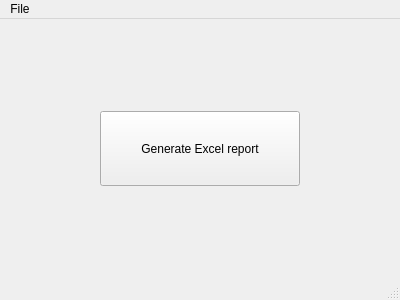
<?xml version="1.0" encoding="UTF-8"?>
<ui version="4.0">
 <class>MainWindow</class>
 <widget class="QMainWindow" name="MainWindow">
  <property name="geometry">
   <rect>
    <x>0</x>
    <y>0</y>
    <width>400</width>
    <height>300</height>
   </rect>
  </property>
  <property name="windowTitle">
   <string>Qt-LibXL</string>
  </property>
  <property name="locale">
   <locale language="English" country="UnitedStates"/>
  </property>
  <property name="toolButtonStyle">
   <enum>Qt::ToolButtonIconOnly</enum>
  </property>
  <property name="documentMode">
   <bool>false</bool>
  </property>
  <widget class="QWidget" name="centralWidget">
   <layout class="QGridLayout" name="gridLayout">
    <item row="0" column="1">
     <spacer name="verticalSpacer_2">
      <property name="orientation">
       <enum>Qt::Vertical</enum>
      </property>
      <property name="sizeHint" stdset="0">
       <size>
        <width>20</width>
        <height>74</height>
       </size>
      </property>
     </spacer>
    </item>
    <item row="1" column="0">
     <spacer name="horizontalSpacer">
      <property name="orientation">
       <enum>Qt::Horizontal</enum>
      </property>
      <property name="sizeHint" stdset="0">
       <size>
        <width>82</width>
        <height>20</height>
       </size>
      </property>
     </spacer>
    </item>
    <item row="1" column="1">
     <widget class="QPushButton" name="pushButton">
      <property name="minimumSize">
       <size>
        <width>200</width>
        <height>75</height>
       </size>
      </property>
      <property name="locale">
       <locale language="English" country="UnitedStates"/>
      </property>
      <property name="text">
       <string>Generate Excel report</string>
      </property>
     </widget>
    </item>
    <item row="1" column="2">
     <spacer name="horizontalSpacer_2">
      <property name="orientation">
       <enum>Qt::Horizontal</enum>
      </property>
      <property name="sizeHint" stdset="0">
       <size>
        <width>82</width>
        <height>20</height>
       </size>
      </property>
     </spacer>
    </item>
    <item row="2" column="1">
     <spacer name="verticalSpacer">
      <property name="orientation">
       <enum>Qt::Vertical</enum>
      </property>
      <property name="sizeHint" stdset="0">
       <size>
        <width>20</width>
        <height>74</height>
       </size>
      </property>
     </spacer>
    </item>
   </layout>
  </widget>
  <widget class="QMenuBar" name="menuBar">
   <property name="geometry">
    <rect>
     <x>0</x>
     <y>0</y>
     <width>400</width>
     <height>21</height>
    </rect>
   </property>
   <widget class="QMenu" name="menuFile">
    <property name="title">
     <string>File</string>
    </property>
    <addaction name="actionExit"/>
   </widget>
   <addaction name="menuFile"/>
  </widget>
  <widget class="QStatusBar" name="statusBar"/>
  <action name="actionExit">
   <property name="text">
    <string>Exit</string>
   </property>
  </action>
 </widget>
 <layoutdefault spacing="6" margin="11"/>
 <resources/>
 <connections>
  <connection>
   <sender>actionExit</sender>
   <signal>triggered()</signal>
   <receiver>MainWindow</receiver>
   <slot>close()</slot>
   <hints>
    <hint type="sourcelabel">
     <x>-1</x>
     <y>-1</y>
    </hint>
    <hint type="destinationlabel">
     <x>199</x>
     <y>149</y>
    </hint>
   </hints>
  </connection>
  <connection>
   <sender>pushButton</sender>
   <signal>clicked()</signal>
   <receiver>MainWindow</receiver>
   <slot>generateExcel()</slot>
   <hints>
    <hint type="sourcelabel">
     <x>199</x>
     <y>150</y>
    </hint>
    <hint type="destinationlabel">
     <x>199</x>
     <y>149</y>
    </hint>
   </hints>
  </connection>
 </connections>
 <slots>
  <slot>generateExcel()</slot>
 </slots>
</ui>
